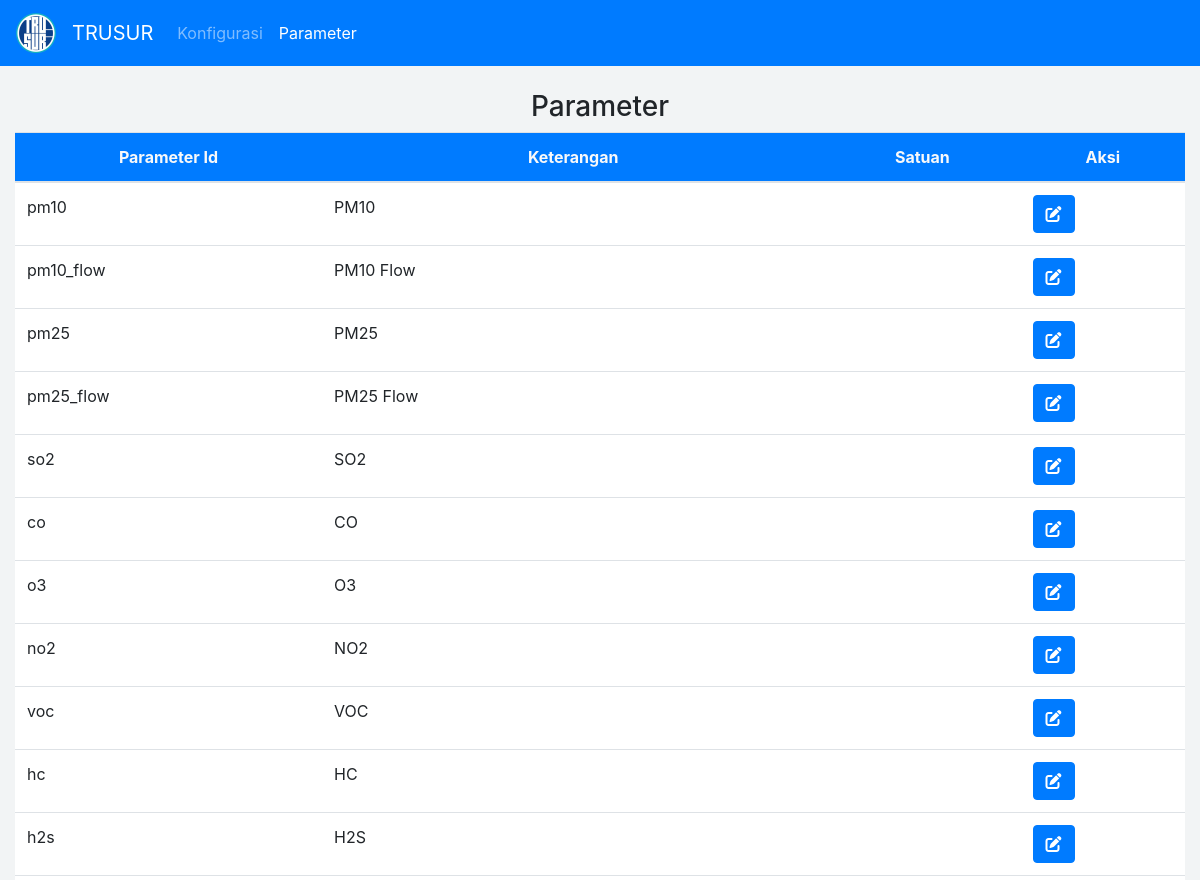
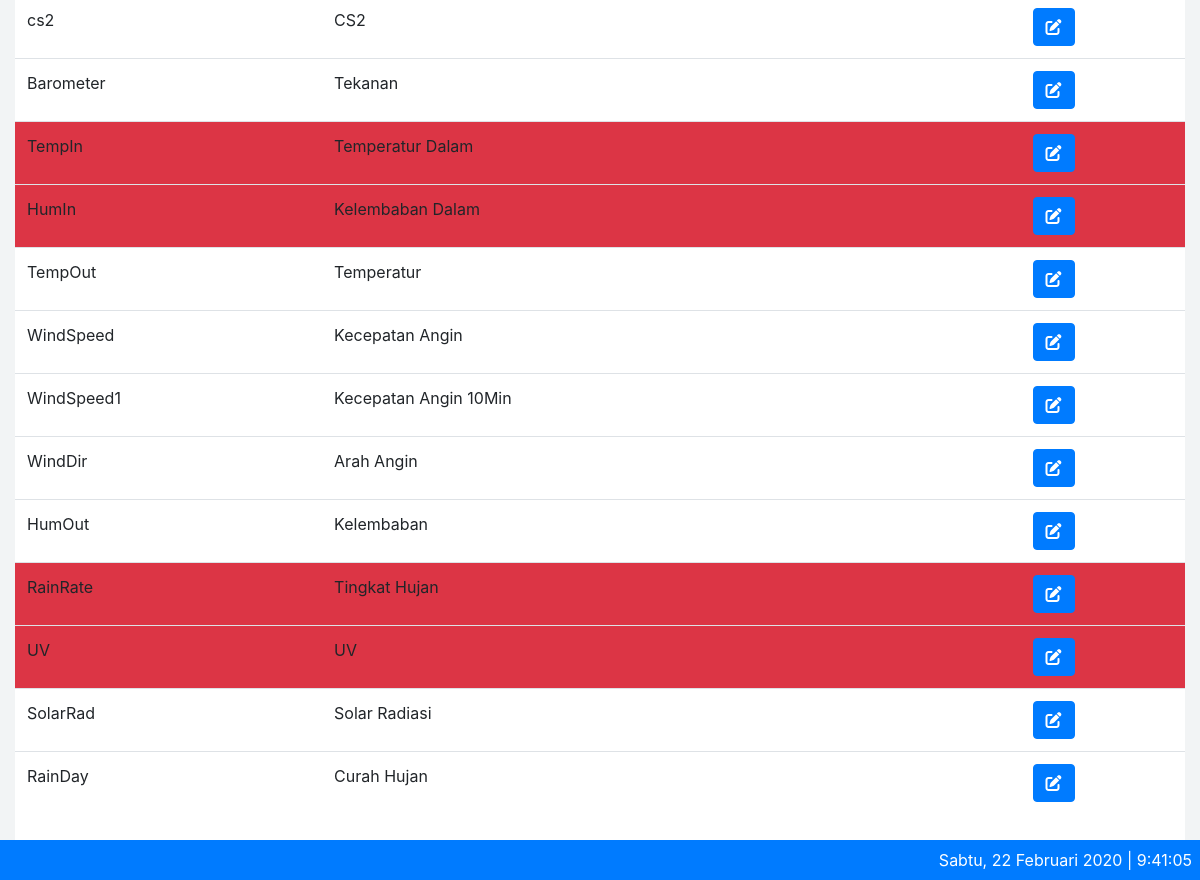
Before: /index.php/parameter with the older database file (2 pictures, top to bottom).
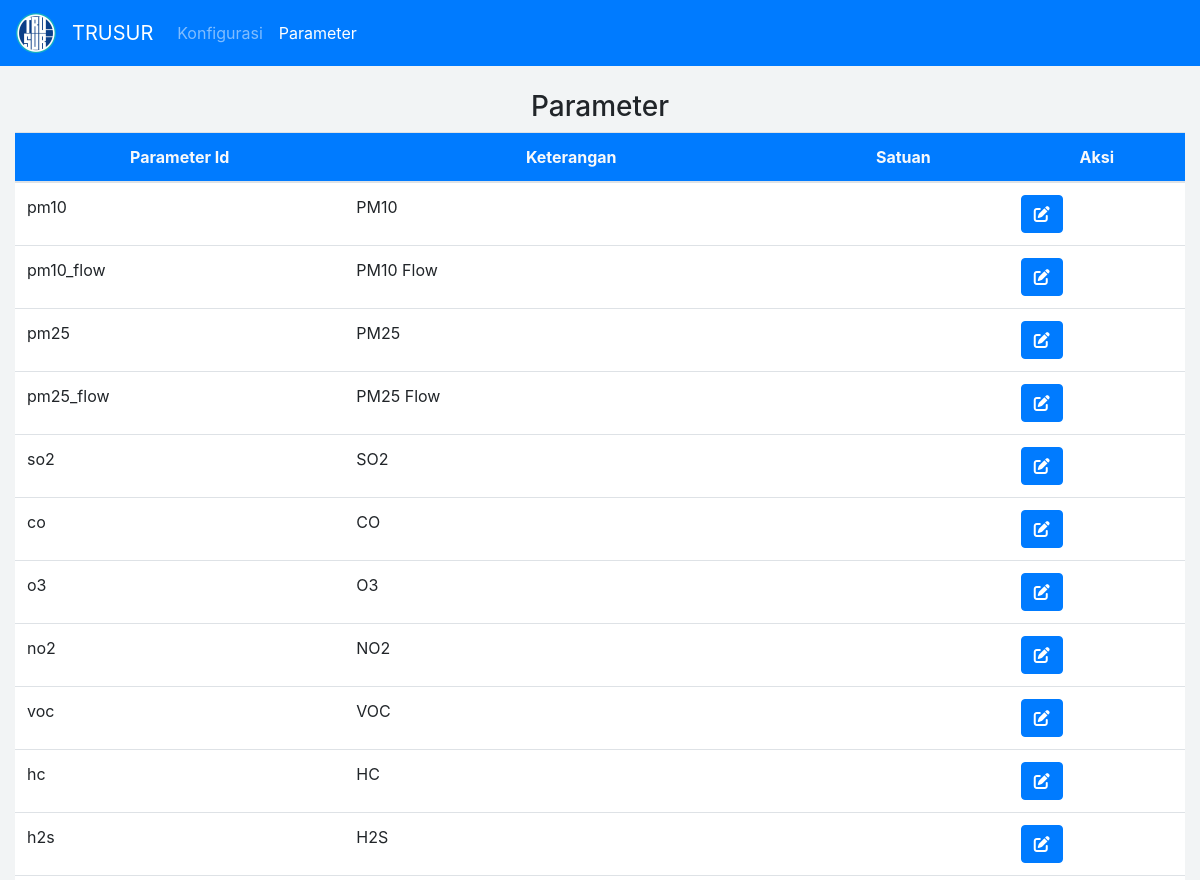
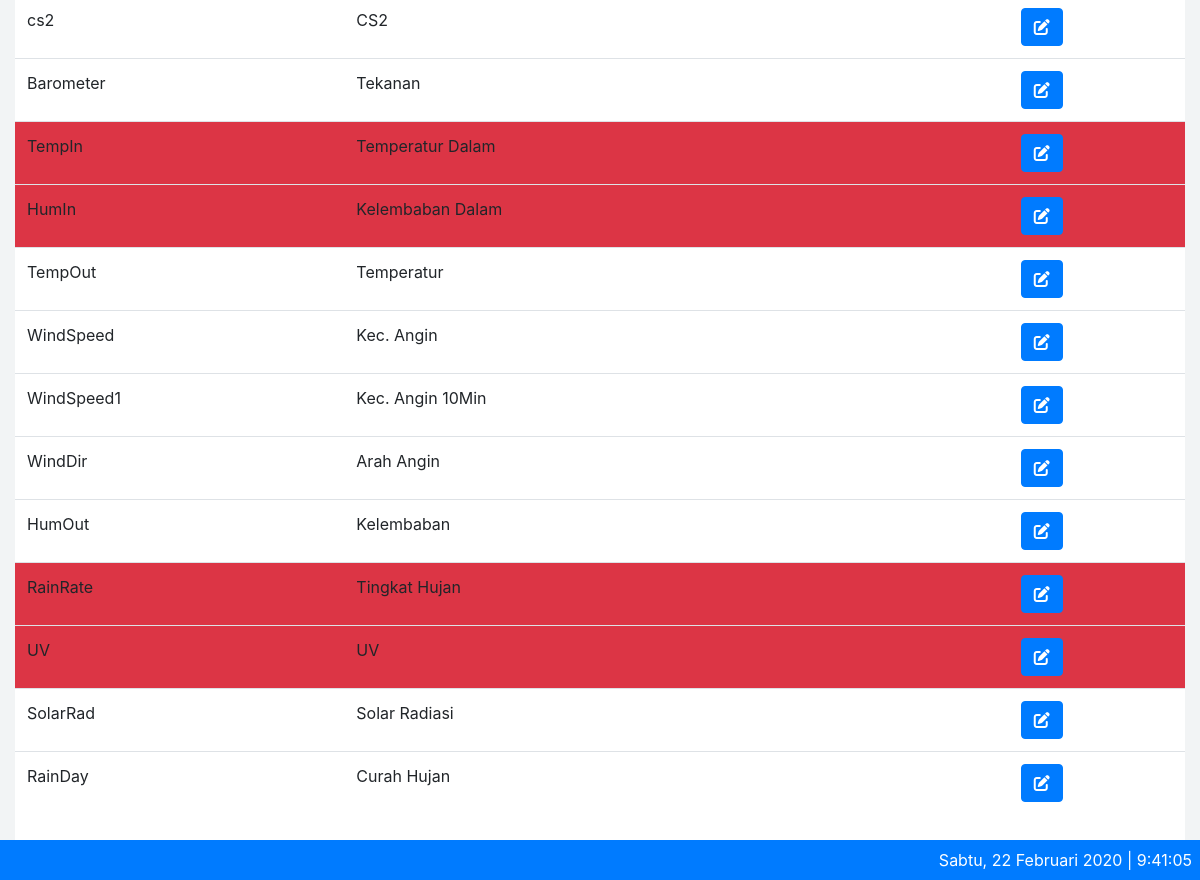
After: the same page with the newer database file (2 pictures, top to bottom).
### tables this page shows
CREATE TABLE IF NOT EXISTS `aqm_params` (
  `id` int(11) NOT NULL AUTO_INCREMENT,
  `param_id` varchar(10) NOT NULL,
  `caption` varchar(100) NOT NULL,
  `default_unit` varchar(10) NOT NULL,
  `satuan` VARCHAR(20) NOT NULL,
  `formula` varchar(255) DEFAULT NULL,
  `is_view` smallint(6) NOT NULL,
  `xtimestamp` timestamp NOT NULL DEFAULT current_timestamp() ON UPDATE current_timestamp(),
  PRIMARY KEY (`id`),
  UNIQUE KEY `param_id` (`param_id`)
);

### application/libraries/Temp_frontend.php (called while the page is built)
<?php
Class Temp_frontend{
	var $template_data = array();
	function set($name, $value){
		$this->template_data[$name] = $value;
	}
	function load($temp_frontend = '', $view = '', $view_data = array(), $return = FALSE){
		$this->CI =& get_instance();
		$this->set('contents', $this->CI->load->view($view, $view_data, TRUE));
		return $this->CI->load->view($temp_frontend, $this->template_data, $return);
	}
}

### application/controllers/Parameter.php (called while the page is built, shortened)
<?php
class Parameter extends CI_Controller {
	public function index()
	{
		$data['title'] = 'List Parameter';
		$data['alldata'] = $this->parameter_m->getDataParameter();
		$this->temp_frontend->load('master/theme/theme', 'master/parameter/parameter', $data);
	}
}

### index.php (called while the page is built, shortened)
<?php
require_once BASEPATH.'core/CodeIgniter.php';

### application/models/Parameter_m.php (called while the page is built, shortened)
<?php
class Parameter_m extends CI_Model {
	public function getDataParameter($id = FALSE){
		if($id === FALSE){
			$this->db->order_by('id', 'ASC');
			$query = $this->db->get('aqm_params');
			return $query->result_array();
		}
		$query = $this->db->get_where('aqm_params', array('id' => $id));
		return $query->row_array();
	}
}

### application/views/master/parameter/parameter.php (the view)
<div class="container-fluid">
  <br>
  <h3 class="text-center">Parameter</h3>
  <div class="card">
  	<div class="row" style="padding-bottom: 50px;">
  		<div class="col-sm">
  			<div class="table-responsive">
		        <table class="table">
		          <tr class="bg-primary text-center text-light">
		            <th>Parameter Id</th>
                <th>Keterangan</th>
                <th>Satuan</th>
                <th>Aksi</th>
              </tr>
		          <tbody>
		          <?php foreach($alldata as $data) : ?>
		          <tr>
		            <td class="<?php if(empty($data['is_view'])) { ?>bg-danger <?php } ?>"><?= $data['param_id']; ?></td>
                <td class="<?php if(empty($data['is_view'])) { ?>bg-danger <?php } ?>"><?= $data['caption']; ?></td>
                <td class="<?php if(empty($data['is_view'])) { ?>bg-danger <?php } ?>"><?= $data['satuan']; ?></td>
                <td class="<?php if(empty($data['is_view'])) { ?>bg-danger <?php } ?>">
                  <a href="<?= site_url('/parameter/edit/'.$data['id']) ?>" class="btn btn-primary"><i class="fas fa-edit"></i></a>
                </td>
		          </tr>
		          <?php endforeach ?>
		          </tbody>
		        </table>
		      </div>
  		</div>
  	</div>
  </div>
</div>

### application/views/master/theme/theme.php (shortened to what this page needs)
<!doctype html>
<html lang="en">
  <head>
    <link rel="stylesheet" href="<?= base_url('assets/dist/css/bootstrap.min.css') ?>">
    <link rel="stylesheet" href="<?= base_url('assets/plugins/datatables-bs4/css/dataTables.bootstrap4.css') ?>">
    <link rel="stylesheet" href="<?= base_url('assets/plugins/datatables-buttons/css/buttons.dataTables.min.css') ?>">
  </head>
  <body onload="startTime()" >
    <nav class="navbar navbar-expand-lg navbar-dark bg-primary sticky-top">
      <a class="navbar-brand" href="<?= site_url() ?>">
          <img src="<?= base_url('assets/dist/img/trusur_logo3.png') ?>" alt="">
        </a>
      <a class="navbar-brand" href="<?= site_url() ?>">TRUSUR</a>
      <div class="collapse navbar-collapse" id="navbarText">
        <ul class="navbar-nav mr-auto">
          <li class="nav-item <?= $this->uri->uri_string() == 'konfigurasi' ? 'active' : ''; ?>">
            <a class="nav-link" href="<?= site_url('konfigurasi') ?>">Konfigurasi</a>
          </li>
          <li class="nav-item <?= $this->uri->uri_string() == 'parameter' ? 'active' : ''; ?>">
            <a class="nav-link" href="<?= site_url('parameter') ?>">Parameter</a>
          </li>
        </ul>
      </div>
    </nav>
    <?=$contents?>
    <div class="footer bg-primary text-right p-2">
      <?php
      $day = date("D");
      $dayList = array(
        'Sun' => 'Minggu',
        'Mon' => 'Senin',
        'Tue' => 'Selasa',
        'Wed' => 'Rabu',
        'Thu' => 'Kamis',
        'Fri' => 'Jumat',
        'Sat' => 'Sabtu'
      );
      $month = date("m");
      $monthList = array(
        '01' => 'Januari',
        '02' => 'Februari',
        '03' => 'Maret',
        '04' => 'April',
        '05' => 'Mei',
        '06' => 'Juni',
        '07' => 'Juli',
        '08' => 'Agustus',
        '09' => 'September',
        '10' => 'Oktober',
        '11' => 'November',
        '12' => 'Desember',
      );
      echo $dayList[$day].', '.date("j").' '.$monthList[$month].' '.date("Y").' | <a id="clock"></a>'; ?>
    </div>
  </body>
</html>

### application/views/master/theme/theme.php (style rules this page uses)
body { background: #f2f4f5; }
.footer { position: fixed; left: 0; bottom: 0; width: 100%; color: white; text-align: center; }
.card { position: relative; display: flex; flex-direction: column; min-width: 0; word-wrap: break-word; background-color: #fff; background-clip: border-box; border: 0 solid transparent; border-radius: .25rem; }

Changed rows visible on the page:
changed aqm_params "WindSpeed": caption "Kecepatan Angin" → "Kec. Angin"
changed aqm_params "WindSpeed1": caption "Kecepatan Angin 10Min" → "Kec. Angin 10Min"
